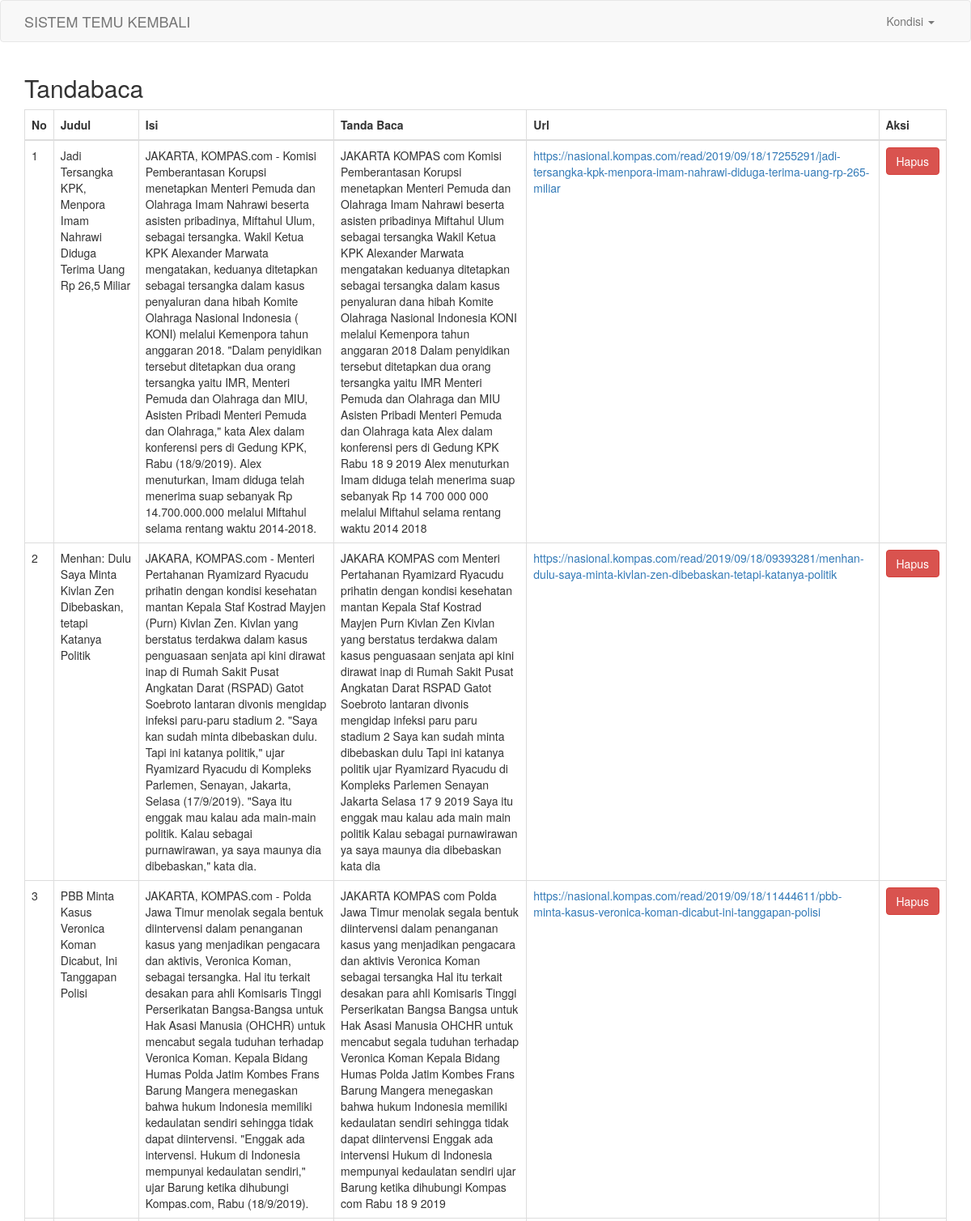
Page /tandabaca.php (upper part) on the committed database.
### tables this page shows
CREATE TABLE `artikel` (
  `id` int(11) NOT NULL,
  `judul` varchar(100) NOT NULL,
  `isi` text NOT NULL,
  `url` varchar(250) NOT NULL
);

### tandabaca.php (the view, shortened to what this page needs)
<?php
include 'koneksi.php';
include 'header.php';
?>
<!DOCTYPE html>
<html>
<head>
</head>
<body>
<section class="container">
<h2>Tandabaca</h2>
<table class="table table-bordered">
	<thead>
		<tr>
			<th>No</th>
			<th>Judul</th>
			<th>Isi</th>
            <th>Tanda Baca</th>
			<th>Url</th>
			<th>Aksi</th>
		</tr>
	</thead>
	<tbody>
	        <?php $nomor=1; ?>
			<?php $ambil=$koneksi->query("SELECT * from artikel"); ?>
			<?php while ($pecah = $ambil->fetch_assoc()){ ?>
		<tr>
			<td><?php echo $nomor; ?></td>
			<td><?php echo $pecah['judul']; ?></td>
			<td><?php echo $pecah['isi']; ?></td>
            <td><?php echo $tanda = preg_replace('/[^a-z\d]+/i', ' ',$pecah['isi']); ?></td>
			<td>
				<a href="">
				<?php echo $pecah['url']; ?>
				</a>
			</td>
			<td>
				<a href="tabel.php?halaman=hapus&id=<?php echo $pecah['id']; ?>" class="btn btn-danger"> Hapus</a>
			</td>
		</tr>
		<?php $nomor++; ?>
		<?php } ?>
	</tbody>
</table>
</section>
</body>
</html>

### rows in the picture
artikel: judul "Jadi Tersangka KPK, Menpora Imam Nahrawi Diduga Terima Uang Rp 26,5 Miliar", isi "JAKARTA, KOMPAS.com - Komisi Pemberantasan Korupsi menetapkan Menteri Pemuda dan Olahraga Imam Nahrawi beserta asisten pribadinya, Miftahul Ulum, sebagai tersangka. Wakil Ketua KPK Alexander Marwata mengatakan, keduanya ditetapkan sebagai tersangka dalam kasus penyaluran dana hibah Komite Olahraga Nasional Indonesia ( KONI) melalui Kemenpora tahun anggaran 2018. \"Dalam penyidikan tersebut ditetapkan dua orang tersangka yaitu IMR, Menteri Pemuda dan Olahraga dan MIU, Asisten Pribadi Menteri Pemuda dan Olahraga,\" kata Alex dalam konferensi pers di Gedung KPK, Rabu (18/9/2019). Alex menuturkan, Imam diduga telah menerima suap sebanyak Rp 14.700.000.000 melalui Miftahul selama rentang waktu…", isi "JAKARTA KOMPAS com Komisi Pemberantasan Korupsi menetapkan Menteri Pemuda dan Olahraga Imam Nahrawi beserta asisten pribadinya Miftahul Ulum sebagai tersangka Wakil Ketua KPK Alexander Marwata mengatakan keduanya ditetapkan sebagai tersangka dalam kasus penyaluran dana hibah Komite Olahraga Nasional Indonesia KONI melalui Kemenpora tahun anggaran 2018 Dalam penyidikan tersebut ditetapkan dua orang tersangka yaitu IMR Menteri Pemuda dan Olahraga dan MIU Asisten Pribadi Menteri Pemuda dan Olahraga kata Alex dalam konferensi pers di Gedung KPK Rabu 18 9 2019 Alex menuturkan Imam diduga telah menerima suap sebanyak Rp 14 700 000 000 melalui Miftahul selama rentang waktu 2014 2018", url "https://nasional.kompas.com/read/2019/09/18/17255291/jadi-tersangka-kpk-menpora-imam-nahrawi-diduga-terima-uang-rp-265-miliar"
artikel: judul "Menhan: Dulu Saya Minta Kivlan Zen Dibebaskan, tetapi Katanya Politik", isi "JAKARA, KOMPAS.com - Menteri Pertahanan Ryamizard Ryacudu prihatin dengan kondisi kesehatan mantan Kepala Staf Kostrad Mayjen (Purn) Kivlan Zen. Kivlan yang berstatus terdakwa dalam kasus penguasaan senjata api kini dirawat inap di Rumah Sakit Pusat Angkatan Darat (RSPAD) Gatot Soebroto lantaran divonis mengidap infeksi paru-paru stadium 2. \"Saya kan sudah minta dibebaskan dulu. Tapi ini katanya politik,\" ujar Ryamizard Ryacudu di Kompleks Parlemen, Senayan, Jakarta, Selasa (17/9/2019). \"Saya itu enggak mau kalau ada main-main politik. Kalau sebagai purnawirawan, ya saya maunya dia dibebaskan,\" kata dia.", isi "JAKARA KOMPAS com Menteri Pertahanan Ryamizard Ryacudu prihatin dengan kondisi kesehatan mantan Kepala Staf Kostrad Mayjen Purn Kivlan Zen Kivlan yang berstatus terdakwa dalam kasus penguasaan senjata api kini dirawat inap di Rumah Sakit Pusat Angkatan Darat RSPAD Gatot Soebroto lantaran divonis mengidap infeksi paru paru stadium 2 Saya kan sudah minta dibebaskan dulu Tapi ini katanya politik ujar Ryamizard Ryacudu di Kompleks Parlemen Senayan Jakarta Selasa 17 9 2019 Saya itu enggak mau kalau ada main main politik Kalau sebagai purnawirawan ya saya maunya dia dibebaskan kata dia", url "https://nasional.kompas.com/read/2019/09/18/09393281/menhan-dulu-saya-minta-kivlan-zen-dibebaskan-tetapi-katanya-politik"
artikel: judul "PBB Minta Kasus Veronica Koman Dicabut, Ini Tanggapan Polisi", isi "JAKARTA, KOMPAS.com - Polda Jawa Timur menolak segala bentuk diintervensi dalam penanganan kasus yang menjadikan pengacara dan aktivis, Veronica Koman, sebagai tersangka. Hal itu terkait desakan para ahli Komisaris Tinggi Perserikatan Bangsa-Bangsa untuk Hak Asasi Manusia (OHCHR) untuk mencabut segala tuduhan terhadap Veronica Koman. Kepala Bidang Humas Polda Jatim Kombes Frans Barung Mangera menegaskan bahwa hukum Indonesia memiliki kedaulatan sendiri sehingga tidak dapat diintervensi. \"Enggak ada intervensi. Hukum di Indonesia mempunyai kedaulatan sendiri,\" ujar Barung ketika dihubungi Kompas.com, Rabu (18/9/2019).", isi "JAKARTA KOMPAS com Polda Jawa Timur menolak segala bentuk diintervensi dalam penanganan kasus yang menjadikan pengacara dan aktivis Veronica Koman sebagai tersangka Hal itu terkait desakan para ahli Komisaris Tinggi Perserikatan Bangsa Bangsa untuk Hak Asasi Manusia OHCHR untuk mencabut segala tuduhan terhadap Veronica Koman Kepala Bidang Humas Polda Jatim Kombes Frans Barung Mangera menegaskan bahwa hukum Indonesia memiliki kedaulatan sendiri sehingga tidak dapat diintervensi Enggak ada intervensi Hukum di Indonesia mempunyai kedaulatan sendiri ujar Barung ketika dihubungi Kompas com Rabu 18 9 2019", url "https://nasional.kompas.com/read/2019/09/18/11444611/pbb-minta-kasus-veronica-koman-dicabut-ini-tanggapan-polisi"
